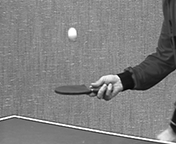
%> input picture #2/Matlab for applied signal processing/mpeg/ASP_MPEG/seqs/table/gray/table_000_g.bmp, 176 x 144 px
$ octave ASP_jpeg.m   (GNU Octave 9; MATLAB toolbox functions it lacks are replaced by stand-ins)
%> lines starting %> are read from the running program, lines starting %| are printed output that depends on the picture; in (x1, y1, x2, y2) boxes, pixels count from 0 and x2, y2 are one past the last pixel; in counts of white or black regions, pixels touching at a corner belong together; the program's own positions count from 1
### #2/Matlab for applied signal processing/jpeg/ASP_JPEG/addgridtofigure.m
function addgridtofigure(s,g)

line([0.5:g(1):s(2)+0.5;0.5:g(1):s(2)+0.5], ...
        [0.5*ones(1,s(2)/g(2)+1);(s(1)+0.5)* ...
        ones(1,s(2)/g(2)+1)],'Color','w');
    line([0.5*ones(1,s(1)/g(1)+1);(s(2)+0.5)* ...
        ones(1,s(1)/g(2)+1)], ...
        [0.5:g(2):s(1)+0.5;0.5:g(2):s(1)+0.5], ...
        'Color','w');

### #2/Matlab for applied signal processing/jpeg/ASP_JPEG/ASP_jpeg.m
%% Chapter 8 - How are digital images compressed in the web?
%
% F. Marques, M. Menezes, J. Ruiz 2008
%
% This is a companion file to the book "Applied Signal Processing",
% by T.Dutoit and F. Marques, Springer 2008.
%
% It is supposed to be run cell-by-cell, using the cell mode of
% MATLAB 6 and later versions. Search for "what are cells" in the
% product help of MATLAB to know how to use them.
%
% This file uses the image toolbox of MATLAB.

%% Proof of concepts
% In this Section we are going to illustrate the main concepts behind the
% JPEG standard. These concepts are applied as well in video compression in
% the so-called hybrid approach which is the basis for standards such as
% MPEG1 or MPEG2 and, therefore, these concepts will be revisited in
% Chapter 9. Note that, in these two Chapters, we will not concentrate on
% the specificities of any of these standards but on the common, generic
% tools and concepts that they use. Moreover, in order to illustrate these
% concepts, we will work mainly with grey level images and explain the
% extensions that should be introduced in the proposed systems to work with
% color images. Let us start by reading a grey level image. In our case,
% this is the first image of a video sequence that, in this Chapter, we
% will use it as an example to study the case of still (isolated) image
% coding and of the exploitation of the spatial redundancy. Moreover, in
% Chapter 9, it will be used as the initial point for the study of video
% sequence coding and of the exploitation of both spatial and temporal
% redundancies. First we will study how the spatial redundancy can be
% exploited to reduce the number of bits needed to represent the image. Let
% us load file 'table_000_g.bmp' from disk and show its pixel values (Fig.
% 8.11). This file contains a gray image corresponding to frame #000 of the
% Table Tennis sequence with size 176x144 pixels  stored in non compressed
% form.

iptsetpref('ImshowBorder', 'tight');format compact;

table = imread('seqs/table/table_000_g.bmp');
%> table is the input picture: size 144x176 uint8; min 1, max 255, mean 127.3
imshow(table);

%% Block Image Transformation

%% Image block processing

% Spatial redundancy is exploited by performing a local analysis of the
% image; that is, by dividing the image into non-overlapping square blocks.
% Then, the information contained in each of these blocks will be processed
% separately. Typically, images are partitioned into blocks of 8x8 pixels
% (Fig. 8.12).

addgridtofigure(size(table),[8 8]);
title('block processing for image Table tennis');
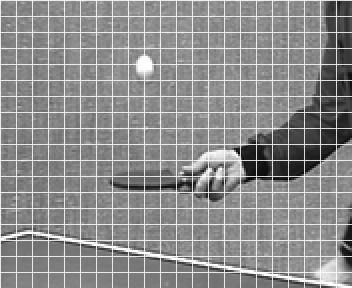
%> figure redrawn from the program's plot data; shown 2 times larger; its title reads 'block processing for image Table tennis'

%% Mirror padding

% Given that generic images (images of any size) may not allow an exact
% division in 8x8 pixel blocks, information in the right and low boundary
% blocks is usually padded before partitioning the image. A common way to
% pad this information is by mirroring it (which reduces the transitions
% introduced when padding with, for instance, zero values). Let us see this
% case with a new version of the previous Table Tennis image where 4 rows
% and 4 columns have been removed from the bottom and right sides of the
% original image (Fig. 8.13).

table_crop = table(1:end-4,1:end-4);
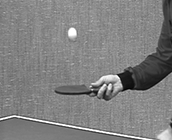
%> table_crop: size 140x172 uint8; min 1, max 255, mean 128.4
table_padded = padarray(table_crop,[4,4],'symmetric','post');
imshow(table_padded);
title('Mirror padded table\_crop image');

% If we analyze one of the mirrored blocks, the effect of the mirroring can
% be easily seen (Fig. 8.14). For instance, the block in the first row and
% last column shows how the mirror padding is created along the vertical
% axis. Note as well how this padding preserves the original block
% contours.

imshow(kron(table_padded(1:8,end-7:end),uint8(ones(16))));
title('Mirror padded block');

%% DCT block transformation

% Now, we are going to analyze how our basic coding unit (that is, a
% generic 8x8 pixel block which, in the sequel, we will refer to as a
% block) is processed. Among all the different transforms that can be
% applied on an image block to obtain a set of less correlated coefficients
% in the transformed domain, the Discrete Cosine Transform (DCT) has been
% shown to present very good properties (see the discussion in the previous
% Section).

% Let us analyze one block from the Table Tennis image to illustrate the
% whole transform process. First we select a given block from the image,
% for example, the block situated 12 blocks from the top and 13 from the
% left:

posr = 12; posc = 13;
f = table*0.2;
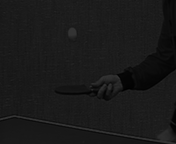
%> f: size 144x176 uint8; min 0, max 51, mean 25.5
f(8*(posr-1)+1:8*(posr-1)+8,8*(posc-1)+1:8*(posc-1)+8) = ...
    table(8*(posr-1)+1:8*(posr-1)+8,8*(posc-1)+1:8*(posc-1)+8);
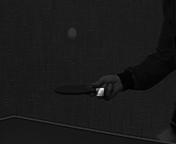
%> f: size 144x176 uint8; 0.25% of pixels changed, all inside (x1, y1, x2, y2) = (96, 88, 104, 96)
imshow(f);
%addgridtofigure(size(table),[8 8]);

% The following image shows a magnification of the selected block. Also,
% the corresponding matrix of pixel values is shown:

b = table(8*(posr-1)+1:8*(posr-1)+8,8*(posc-1)+1:8*(posc-1)+8);
%> b = [73 89 90 93 179 241 227 186; 122 124 98 155 232 223 208 183; 83 69 92 198 199 183 181 153; 31 28 137 226 179 148 134 114; 15 50 184 211 180 140 110 81; 20 73 162 158 133 120 107 60; 32 102 151 135 112 107 87 47; 60 132 162 127 117 100 68 41]
imshow(kron(b,uint8(ones(16))));
b,

% The MATLAB function dct2 performs the DCT of a given image block. The
% transformed matrix (that is, the matrix containing the DCT coefficient
% values) for the block under study is

d = dct2(double(b)-128),
%> d = [-16.25 -160.5 -254.8 -12.37 -24 26.22 -0.514 7.41; 181.2 -184.7 69.59 109.8 46.68 -4.86 -15.39 -6.91; 11.37 13.69 117 62.23 -62.06 -61.08 -11.18 3.44; -24.1 -24.65 -1.89 -8.66 -49.69 -5.44 19.47 17.67; -19.5 -5.19 -26.64 -23.49 -7.75 5.99 23.21 5.82; -47.71 -26.86 5.86 -8.08 -6.08 19.95 3.31 -10.86; -19.59 -11.75 10.82 1.97 -6.76 9.26 -0.0131 -2.29; -0.12 -3.56 -4.6 -0.435 -3.77 -0.47 1.2 -0.614]

% where as explained in the previous Section a value of 128 has been
% subtracted to all pixels of block b to create a signal with zero mean and
% obtain a lower energy DC coefficient. We can observe the capability of
% the DCT to compact the energy of the signal with respect to the energy
% distribution in the original block. Fig. 8.17 shows the absolute value of
% the DCT coefficients (sorted in descending order):

v = sort(abs(d(:)),1,'descend');
%> v = 64 values, max 254.8 at index 1, min 0.0131 at index 64, mean 30.29
figure,plot(v),grid on;
xlabel('Coefficient number');
ylabel('Absolute value');
title('sorted DCT coefficients');
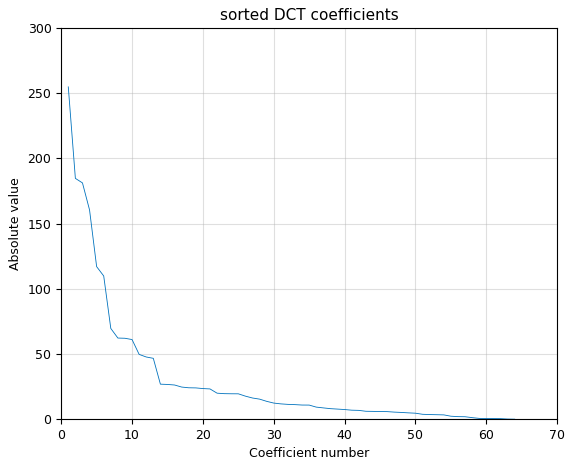
%> figure redrawn from the program's plot data; curve peaks at x = 1, y = 254.8

% If we plot the percentage of accumulated energy for these coefficients
% (see Fig. 8.18), it can be noted that, for this specific block, 95% of
% the energy of the signal in the transform domain is contained in the 13
% coefficients with highest energy.

dct_energy_distribution = cumsum(v.*v)/sum(v.*v);
%> dct_energy_distribution = 64 values from 0.301 to 1
plot(dct_energy_distribution),grid on
xlabel('Coefficient number');
ylabel('Accumulated % energy');
title('Accumulated percentage of energy for the sorted DCT coefficients');
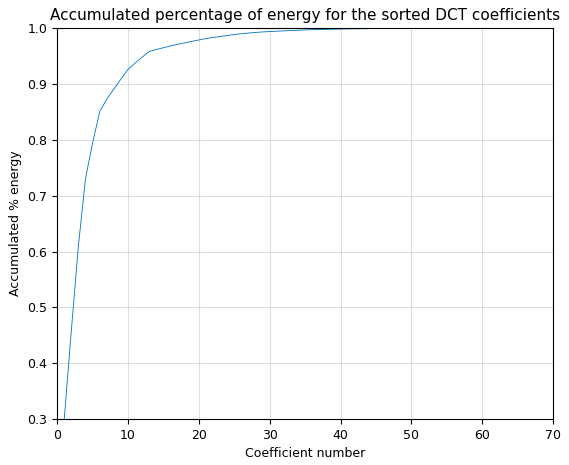
%> figure redrawn from the program's plot data; curve peaks at x = 64, y = 1

% However, in the original signal (the block b), the same percentage of
% energy is reached when adding up the contributions of the 47 pixels with
% the highest energy (as shown if Fig. 8.19).

bv = sort(double(b(:)),1,'descend');
%> bv = 64 values, max 241 at index 1, min 15 at index 64, mean 126
ima_energy_distribution = cumsum(bv.*bv)/sum(bv.*bv);
%> ima_energy_distribution = 64 values from 0.0472 to 1
plot(ima_energy_distribution),grid on
xlabel('Coefficient number');
ylabel('Accumulated % energy');
title('Accumulated percentage of energy for the sorted pixels');
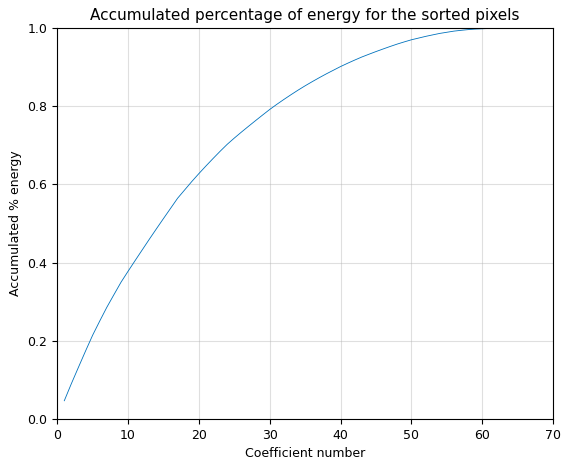
%> figure redrawn from the program's plot data; curve peaks at x = 64, y = 1

% Moreover note that, roughly speaking, coefficients in the DCT domain with
% higher energy are gathered around the left-top corner of matrix d (lower
% frequency coefficients). This is a common behavior for all natural image
% block DCT coefficient matrices, which will be further exploited in the
% coding process when including the quantization step.

% The DCT transformation is invertible and we can recover the initial pixel
% values of the original block b using the inverse DCT transformation
% (function idct2 in MATLAB):

br = uint8(idct2(d)+128);
%> br has the same summary as b
b - br,
%> ans = [0 0 0 0 0 0 0 0; 0 0 0 0 0 0 0 0; 0 0 0 0 0 0 0 0; 0 0 0 0 0 0 0 0; 0 0 0 0 0 0 0 0; 0 0 0 0 0 0 0 0; 0 0 0 0 0 0 0 0; 0 0 0 0 0 0 0 0]


%% Elimination of DCT coefficients

% Now, we can see the effect of zeroing some of the DCT coefficients in the
% reconstruction of the original block. In Fig. 8.20 we present the result
% of reconstructing the image block using the first N = (1, 4, 8, 16, 32,
% 64) coefficients in the zigzag scan. This strategy to select coefficients
% is often referred to as “zonal coding”.

%> (the run ends here)
